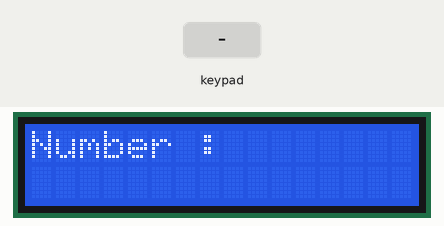
A sketch run on a simulated Arduino Uno, built with avr-gcc and run on an emulated ATmega328P. Parts: 16×2 character LCD. The inputs (shaded band) are chosen by the test bench. What the sketch prints to the serial monitor is not drawn.

Above: at 1.2 s.
1.3 s: key '#' pressed
At 2.2 s:
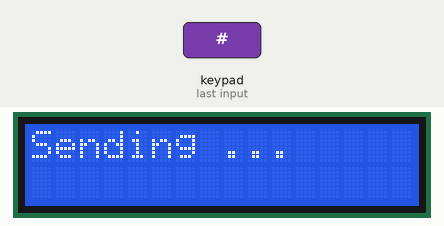
3.8 s: keypad keys 7 8 9 * pressed 0.4 s apart
At 6.1 s:
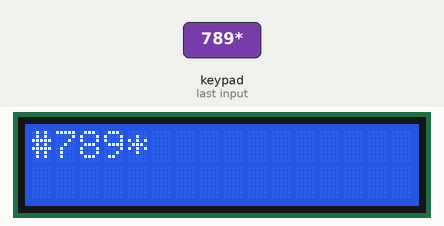
6.9 s: key '1' pressed
At 7.6 s:
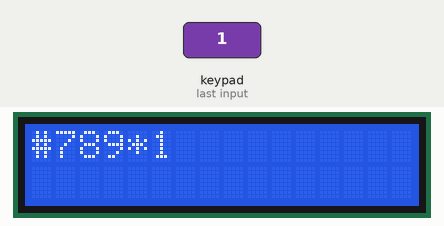
Timing chart, 0 to 9.9 s (numbered marks = the images above; inputs shaded):
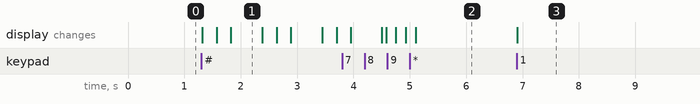

The sketch:

Key_Pad.ino
```cpp
#include <Keypad.h>
#include <Wire.h>
#include <LiquidCrystal_I2C.h>

int s=0;
LiquidCrystal_I2C lcd(0x27, 16, 2);

char number[5];

const byte ROWS = 4; //four rows
const byte COLS = 3; //three columns
char keys[ROWS][COLS] = {
  {'1','2','3'},
  {'4','5','6'},
  {'7','8','9'},
  {'*','0','#'}
};

byte rowPins[ROWS] = {2, 3, 5, 6}; //connect to the row pinouts of the keypad
byte colPins[COLS] = {7, 8, 9}; //connect to the column pinouts of the keypad

Keypad keypad = Keypad( makeKeymap(keys), rowPins, colPins, ROWS, COLS );

void setup() {

  Serial.begin(9600);
  lcd.begin();
  Serial.println("Robojax 4x3 keypad");
  lcd.backlight();
  lcd.clear();
  lcd.setCursor(0, 0);
  lcd.print("Number :");
  lcd.setCursor(0, 1);

  //delay(1050);
  //lcd.clear();

}

void loop() {
  // Robojax 4x3 keypad test
  char key = keypad.getKey();
    // just print the pressed key
   if (key){
    //lcd.setCursor(0, 1);
    Serial.println(key);
    lcd.print(key);
    number[s]=key;
    s++;
  }
   // this checkes if 4 is pressed, then do something. Here  we print the text but you can control something.
  if (key =='*'){
    // if key matches what you are looking for
    /*lcd.clear();
    lcd.setCursor(0, 0);
    lcd.print("Number :");
    lcd.setCursor(0, 1);*/
    lcd.clear();
    for(int z=0; z<5; z++){
      lcd.print(number[z]);
      Serial.print(number[z]);
    }
  }
  if (key =='#'){
    // if key matches what you are looking for
    sendData();

    delay(50);
    lcd.clear();
    lcd.setCursor(0, 0);
    lcd.print("OK");

  }


}

void sendData(){
  lcd.clear();
  lcd.setCursor(0, 0);
  for(int j=0; j<3; j++){
    lcd.print("Sending");
    for(int i=8; i<11; i++){
      lcd.setCursor(i, 0);
      lcd.print(".");
      delay(250);
    }
    delay(300);
    lcd.clear();
  }

}
```

Measured:
- after the input at 1.3 s, the display: first changes at once (image 1 shows a later state)
- after the input at 6.9 s, the display: changes at once (image 3)
- what the display in image 1 shows lasts 0.6 s, from 1.8 s to 2.4 s
